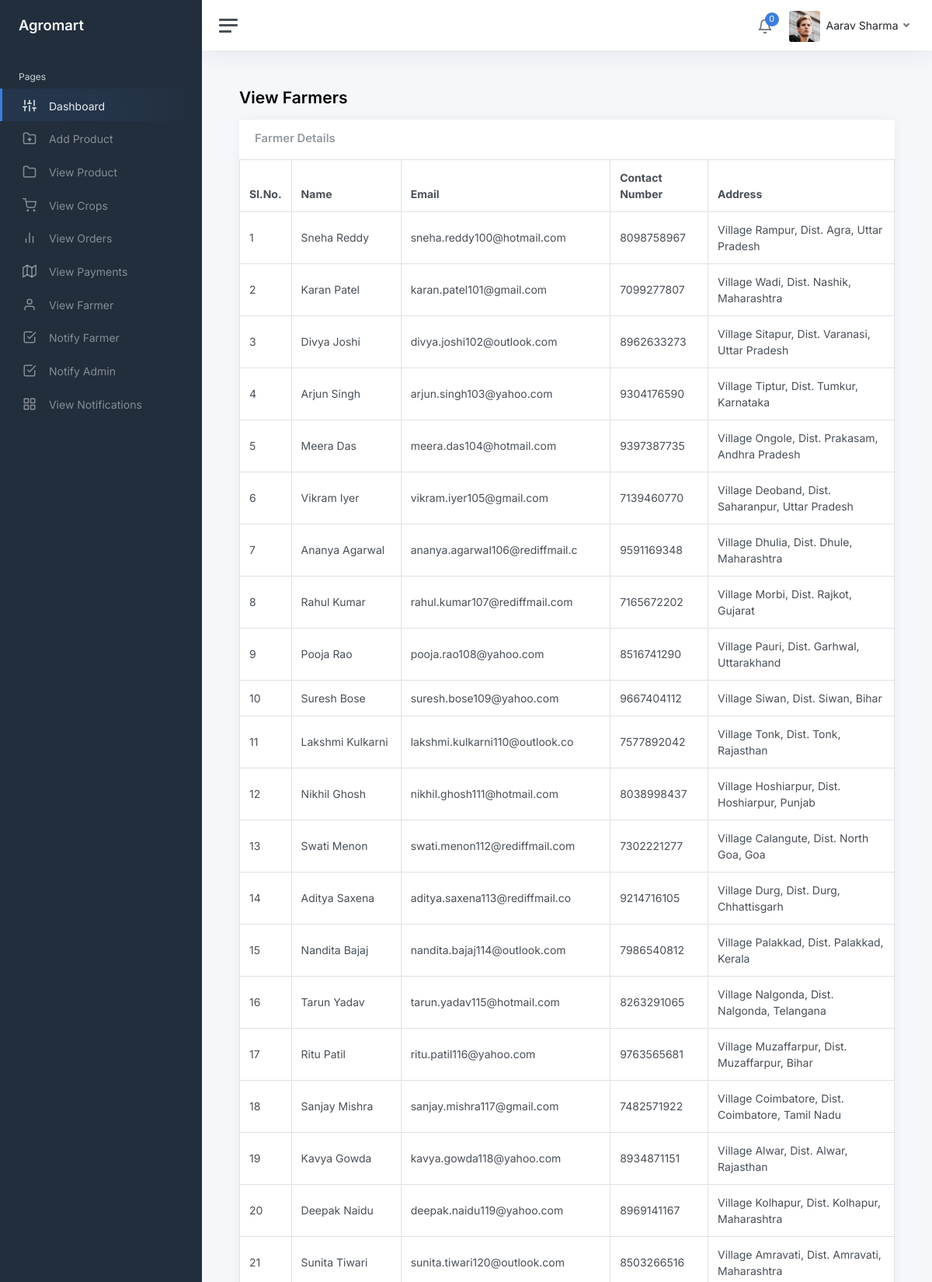
The app's page /consumer/view-farmer.php (signed in, upper part) with its own data.
### tables this page shows
CREATE TABLE IF NOT EXISTS `farmers` (
  `farmer_id` int NOT NULL AUTO_INCREMENT,
  `farmer_name` varchar(30) NOT NULL,
  `farmer_email` varchar(30) NOT NULL,
  `farmer_contact_number` varchar(12) NOT NULL,
  `farmer_address` text NOT NULL,
  `farmer_username` varchar(30) NOT NULL,
  `farmer_password` varchar(30) NOT NULL,
  PRIMARY KEY (`farmer_id`)
);

### consumer/view-farmer.php (the view, shortened to what this page needs)
<?php
include './includes/connection.php';
?>
<!DOCTYPE html>
<html lang="en">
<head>
	<link href="css/app.css" rel="stylesheet">
</head>
<body>
	<div class="wrapper">
		<?php include('./includes/sidebar.php'); ?>
		<div class="main">
			<?php include('./includes/navbar.php'); ?>
			<main class="content">
				<div class="container-fluid p-0">
					<h1 class="h3 mb-3"><strong>View Farmers</strong></h1>
					<div class="row">
						<div class="col-12 d-flex">
							<div class="card flex-fill">
								<div class="card-header">
									<h5 class="card-title mb-0">Farmer Details</h5>
								</div>
								<table class="table table-bordered my-0">
									<thead>
										<tr>
											<th>Sl.No.</th>
											<th class="d-none d-xl-table-cell">Name</th>
											<th class="d-none d-xl-table-cell">Email</th>
											<th class="d-none d-xl-table-cell">Contact Number</th>
											<th class="d-none d-xl-table-cell">Address</th>
										</tr>
									</thead>
									<tbody>
										<?php
											$query=mysqli_query($con,"SELECT * from farmers") or die(mysqli_error($con));
											if(mysqli_num_rows($query)){
												$i=1;
												while($row=mysqli_fetch_array($query)){
										?>
										<tr>
											<td><?php echo $i; ?></td>
											<td class="d-none d-xl-table-cell"><?php echo $row['farmer_name']; ?></td>
											<td class="d-none d-xl-table-cell"><?php echo $row['farmer_email']; ?></td>
											<td class="d-none d-xl-table-cell"><?php echo $row['farmer_contact_number']; ?></td>
											<td class="d-none d-xl-table-cell"><?php echo $row['farmer_address']; ?></td>
										</tr>
										<?php
												$i++;
												}
											}
										?>
									</tbody>
								</table>
							</div>
						</div>
					</div>
				</div>
			</main>
		</div>
	</div>
</body>
</html>

### records on screen
farmers: farmer_name "Sneha Reddy", farmer_email "sneha.reddy100@hotmail.com", farmer_contact_number "8098758967", farmer_address "Village Rampur, Dist. Agra, Uttar Pradesh"
farmers: farmer_name "Karan Patel", farmer_email "karan.patel101@gmail.com", farmer_contact_number "7099277807", farmer_address "Village Wadi, Dist. Nashik, Maharashtra"
farmers: farmer_name "Divya Joshi", farmer_email "divya.joshi102@outlook.com", farmer_contact_number "8962633273", farmer_address "Village Sitapur, Dist. Varanasi, Uttar Pradesh"
farmers: farmer_name "Arjun Singh", farmer_email "arjun.singh103@yahoo.com", farmer_contact_number "9304176590", farmer_address "Village Tiptur, Dist. Tumkur, Karnataka"
farmers: farmer_name "Meera Das", farmer_email "meera.das104@hotmail.com", farmer_contact_number "9397387735", farmer_address "Village Ongole, Dist. Prakasam, Andhra Pradesh"
farmers: farmer_name "Vikram Iyer", farmer_email "vikram.iyer105@gmail.com", farmer_contact_number "7139460770", farmer_address "Village Deoband, Dist. Saharanpur, Uttar Pradesh"
farmers: farmer_name "Ananya Agarwal", farmer_email "ananya.agarwal106@rediffmail.c", farmer_contact_number "9591169348", farmer_address "Village Dhulia, Dist. Dhule, Maharashtra"
farmers: farmer_name "Rahul Kumar", farmer_email "rahul.kumar107@rediffmail.com", farmer_contact_number "7165672202", farmer_address "Village Morbi, Dist. Rajkot, Gujarat"
farmers: farmer_name "Pooja Rao", farmer_email "pooja.rao108@yahoo.com", farmer_contact_number "8516741290", farmer_address "Village Pauri, Dist. Garhwal, Uttarakhand"
farmers: farmer_name "Suresh Bose", farmer_email "suresh.bose109@yahoo.com", farmer_contact_number "9667404112", farmer_address "Village Siwan, Dist. Siwan, Bihar"
farmers: farmer_name "Lakshmi Kulkarni", farmer_email "lakshmi.kulkarni110@outlook.co", farmer_contact_number "7577892042", farmer_address "Village Tonk, Dist. Tonk, Rajasthan"
farmers: farmer_name "Nikhil Ghosh", farmer_email "nikhil.ghosh111@hotmail.com", farmer_contact_number "8038998437", farmer_address "Village Hoshiarpur, Dist. Hoshiarpur, Punjab"
farmers: farmer_name "Swati Menon", farmer_email "swati.menon112@rediffmail.com", farmer_contact_number "7302221277", farmer_address "Village Calangute, Dist. North Goa, Goa"
farmers: farmer_name "Aditya Saxena", farmer_email "aditya.saxena113@rediffmail.co", farmer_contact_number "9214716105", farmer_address "Village Durg, Dist. Durg, Chhattisgarh"
farmers: farmer_name "Nandita Bajaj", farmer_email "nandita.bajaj114@outlook.com", farmer_contact_number "7986540812", farmer_address "Village Palakkad, Dist. Palakkad, Kerala"
farmers: farmer_name "Tarun Yadav", farmer_email "tarun.yadav115@hotmail.com", farmer_contact_number "8263291065", farmer_address "Village Nalgonda, Dist. Nalgonda, Telangana"
farmers: farmer_name "Ritu Patil", farmer_email "ritu.patil116@yahoo.com", farmer_contact_number "9763565681", farmer_address "Village Muzaffarpur, Dist. Muzaffarpur, Bihar"
farmers: farmer_name "Sanjay Mishra", farmer_email "sanjay.mishra117@gmail.com", farmer_contact_number "7482571922", farmer_address "Village Coimbatore, Dist. Coimbatore, Tamil Nadu"
farmers: farmer_name "Kavya Gowda", farmer_email "kavya.gowda118@yahoo.com", farmer_contact_number "8934871151", farmer_address "Village Alwar, Dist. Alwar, Rajasthan"
farmers: farmer_name "Deepak Naidu", farmer_email "deepak.naidu119@yahoo.com", farmer_contact_number "8969141167", farmer_address "Village Kolhapur, Dist. Kolhapur, Maharashtra"
farmers: farmer_name "Sunita Tiwari", farmer_email "sunita.tiwari120@outlook.com", farmer_contact_number "8503266516", farmer_address "Village Amravati, Dist. Amravati, Maharashtra"

### other values on screen
$Count "0"
$Name "Aarav Sharma"
